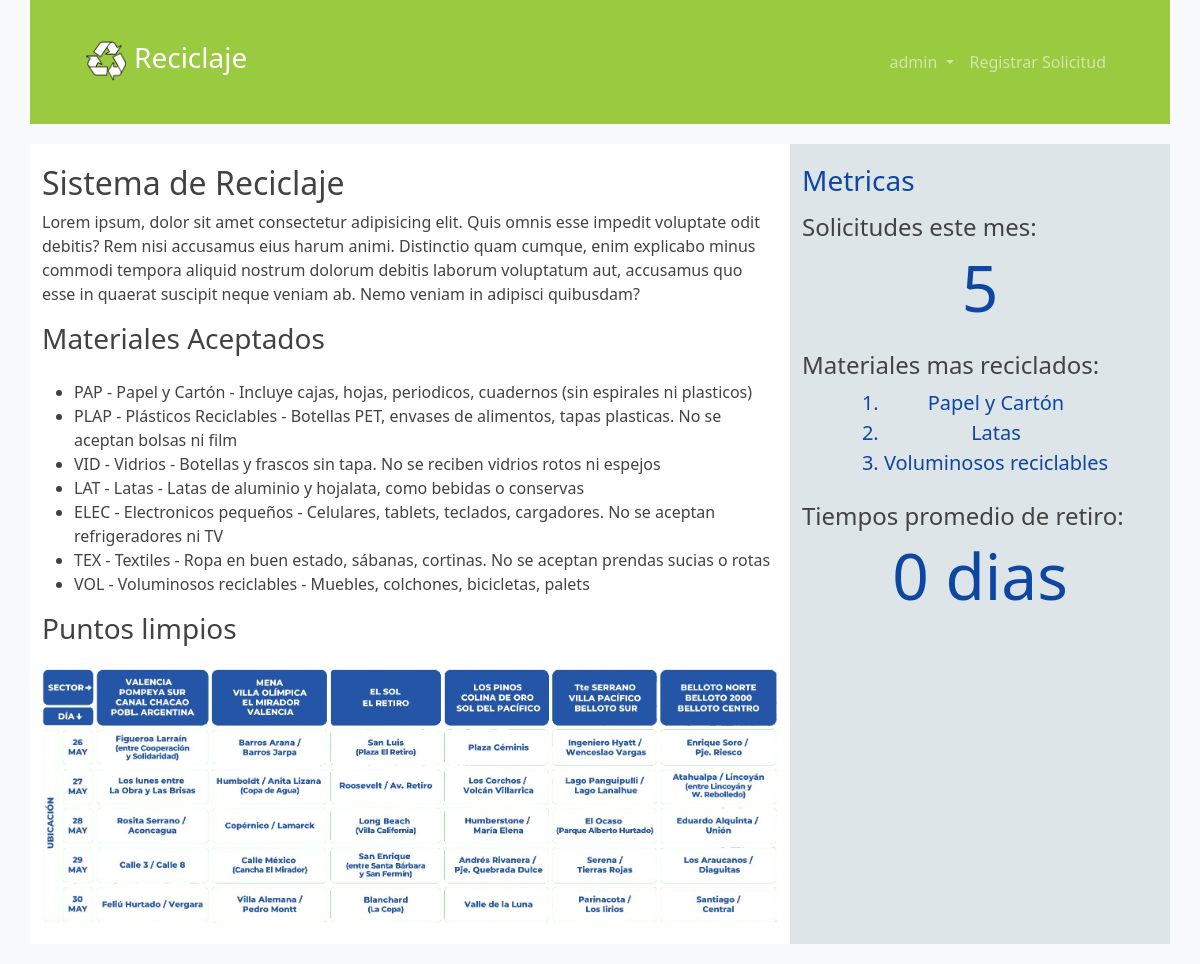
The app's page / (signed in) with its own data.
### core/models.py (models this page shows, shortened)
class MaterialReciclable(models.Model):
    codigo = models.CharField(max_length=5, primary_key=True)
    nombre = models.CharField(max_length=30)
    descripcion = models.CharField(max_length=100)
    veces_reciclado = models.PositiveIntegerField(default=0)
    def __str__(self):
        return f"{self.codigo} - {self.nombre} - {self.descripcion}"

### core/views.py (the view)
# urls.py: 2. Add a URL to urlpatterns:  path('', views.home, name='home')
def home(request):
    hoy = timezone.now().date()
    solicitudes_mes = SolicitudRetiro.objects.filter(
        fecha_creacion__gte=hoy.replace(day=1)
    ).count()
    print(solicitudes_mes)
    promedio_retiro = SolicitudRetiro.objects.filter(
        tiempo_en_completar__isnull=False
    ).aggregate(promedio=Avg('tiempo_en_completar'))['promedio']
    if promedio_retiro:
        tiempo_retiro = str(promedio_retiro.days) + ' dias'
    else:
        tiempo_retiro = 'n/a'
    materiales = MaterialReciclable.objects.all()
    mas_reciclados = list(materiales)
    mas_reciclados.sort(key= lambda a: a.veces_reciclado, reverse=True)
    mas_reciclados = [m.nombre for m in mas_reciclados][0:3]
    data = {
        "solicitudes_mes": solicitudes_mes,
        "materiales": materiales,
        "mas_reciclados": mas_reciclados,
        "tiempo_retiro": tiempo_retiro
    }
    return render(request, 'core/index.html', data);

### core/templates/core/index.html (shortened to what this page needs)
{% extends 'core/base.html' %}
{% load static %}
{% block contenido %}
<section class="row contenedor-main">
    <main class="col-md-8">
        <h2>Sistema de Reciclaje</h2>
        <p class="fw-light">Lorem ipsum, dolor sit amet consectetur adipisicing elit. Quis omnis esse impedit voluptate odit debitis? Rem nisi accusamus eius harum animi. Distinctio quam cumque, enim explicabo minus commodi tempora aliquid nostrum dolorum debitis laborum voluptatum aut, accusamus quo esse in quaerat suscipit neque veniam ab. Nemo veniam in adipisci quibusdam?</p>
        <h3 class="mb-4">Materiales Aceptados</h3>
        <ul>
            {% for material in materiales %}
            <li>{{material}}</li>
            {% endfor %}
        </ul>
        <h3 class="mb-4">Puntos limpios</h3>
        <img src="{% static 'core/img/puntos-limpios-xl.png' %}" class="img-fluid d-none d-md-inline" alt="">
    </main>
    <aside class="col-md-4">
        <h3 class="mb-3">Metricas</h3>
        <h4 class="subtitulo-aside">Solicitudes este mes: </h4>
        <h6 class="display-3 text-center mb-4">{{ solicitudes_mes }}</h6>
        <h4 class="subtitulo-aside">Materiales mas reciclados: </h4>
        <div class="contenedor-lista text-center">
            <ol class="mb-4 d-inline-block lead">
                {% for material in mas_reciclados %}
                <li>{{material}}</li>
                {% endfor %}
            </ol>
        </div>
        <h4 class="subtitulo-aside">Tiempos promedio de retiro: </h4>
        <h6 class="display-3 text-center">{{ tiempo_retiro }}</h6>
    </aside>
</section>
{% endblock %}

### core/templates/core/nav.html (shortened to what this page needs)
{% load static %}
<nav class="navbar navbar-expand-lg navbar-dark py-2 py-sm-3">
    <div class="container">
        <a href="/" class="navbar-brand d-flex">
            <img src="{% static 'core/img/logo-1.png' %}" alt="" width="40" height="40" class="d-inline-block align-text-top">
            <span class="align-self-center h3 ms-2">Reciclaje</span>
        </a>
        <div class="collapse navbar-collapse flex-lg-grow-0" id="contenidoMenu">
            <ul class="navbar-nav">
                <li class="nav-item dropdown">
                    {% if user.is_authenticated %}
                    <a
                        href="#"
                        class="nav-link dropdown-toggle"
                        role="button"
                        data-bs-toggle="dropdown"
                        aria-expanded="false"
                        id="dropdown-usuario"
                    >
                        {% if user.first_name %}
                            {{user.first_name}}
                        {% else %}
                            {{user.username}}
                        {% endif %}
                    </a>
                    {% endif %}
                </li>
                <li class="nav-item">
                    <a href="/retiro" class="nav-link">Registrar Solicitud</a>
                </li>
            </ul>
        </div>
    </div>
</nav>

### core/static/core/css/estilos.css (style rules this page uses)
body { background-color: #f3f0f5; color: #fff; }
.contenedor-main { margin-bottom: 20px; }
main { background: #fff; color: #424242; padding: 20px 0; }
aside { background: #dee5e8; padding: 20px 0; color: #0d47a1; }
.subtitulo-aside { color: #424242; }

### records on screen
MaterialReciclable: codigo+nombre+descripcion "PAP - Papel y Cartón - Incluye cajas, hojas, periodicos, cuadernos (sin espirales ni plasticos)", mas_reciclados "Papel y Cartón"
MaterialReciclable: codigo+nombre+descripcion "PLAP - Plásticos Reciclables - Botellas PET, envases de alimentos, tapas plasticas. No se aceptan bolsas ni film"
MaterialReciclable: codigo+nombre+descripcion "VID - Vidrios - Botellas y frascos sin tapa. No se reciben vidrios rotos ni espejos"
MaterialReciclable: codigo+nombre+descripcion "LAT - Latas - Latas de aluminio y hojalata, como bebidas o conservas", mas_reciclados "Latas"
MaterialReciclable: codigo+nombre+descripcion "ELEC - Electronicos pequeños - Celulares, tablets, teclados, cargadores. No se aceptan refrigeradores ni TV"
MaterialReciclable: codigo+nombre+descripcion "TEX - Textiles - Ropa en buen estado, sábanas, cortinas. No se aceptan prendas sucias o rotas"
MaterialReciclable: codigo+nombre+descripcion "VOL - Voluminosos reciclables - Muebles, colchones, bicicletas, palets", mas_reciclados "Voluminosos reciclables"

### other values on screen
{{ user.username }} "admin"
{{ solicitudes_mes }} "5"
{{ tiempo_retiro }} "0 dias"
